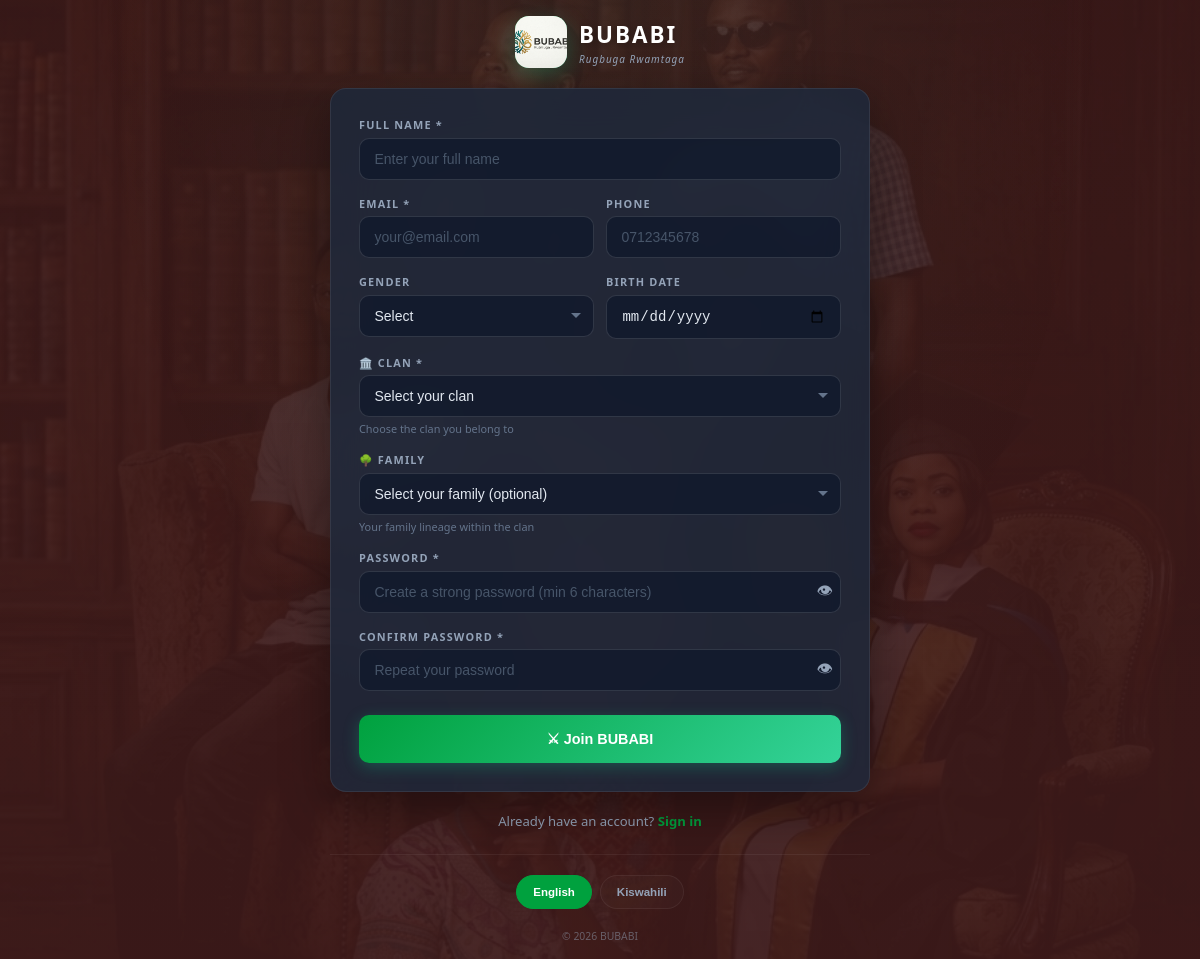
/register/, run on an earlier commit of the app's database.
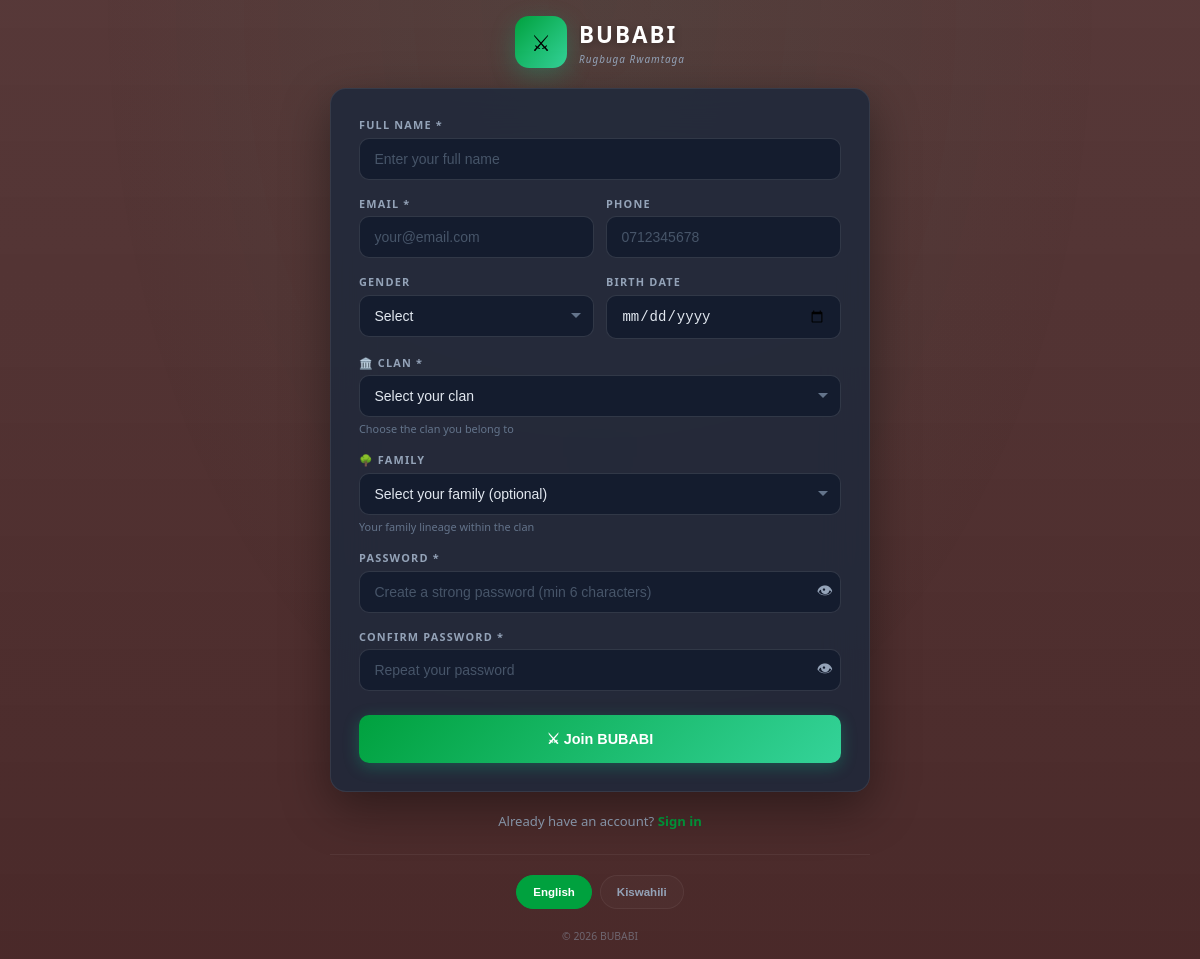
And on a later commit of the database.
### apps/identity/models.py (models this page shows, shortened)
class Clan(BaseModel):
    contact_email = models.EmailField(max_length=255, blank=True, default="")
    contact_phone = models.CharField(max_length=50, blank=True, default="")
    payment_methods = models.TextField(default="{}", blank=True, null=True)
    name = models.CharField(max_length=255, unique=True)
    code = models.CharField(max_length=10, blank=True, help_text="Short acronym")
    motto = models.CharField(max_length=255, blank=True, help_text="Clan motto or slogan")
    description = models.TextField(blank=True, help_text="Brief history or description")
    logo = models.ImageField(upload_to='clan_logos/', blank=True, null=True)
    banner_image = models.ImageField(upload_to='clan_banners/', blank=True, null=True)
    primary_color = models.CharField(max_length=7, default='#10b981')
    accent_color = models.CharField(max_length=7, default='#6366f1')
    sidebar_color = models.CharField(max_length=20, default='#3d1a1a')
    blur_intensity = models.CharField(max_length=10, default='16px')
    currency = models.CharField(max_length=3, default='TZS')
    default_contribution = models.DecimalField(max_digits=12, decimal_places=2, default=50000)
    late_fine_amount = models.DecimalField(max_digits=12, decimal_places=2, default=10000)
    max_loan_amount = models.DecimalField(max_digits=12, decimal_places=2, default=500000)
    timezone = models.CharField(max_length=50, default='Africa/Dar_es_Salaam')
    default_language = models.CharField(max_length=10, choices=[('en', 'English'), ('sw', 'Kiswahili')], default='sw')
    is_public = models.BooleanField(default=True)
    class Meta:
        ordering = ['name']
        verbose_name = 'Clan'
        verbose_name_plural = 'Clans'

### apps/identity/views.py (the view, shortened to what this page needs)
# urls.py: path('register/', identity_views.register_view, name='register'),
def register_view(request):
    if request.user.is_authenticated:
        return redirect('dashboard')
    from apps.genealogy.models import Family
    clans = Clan.objects.filter(is_public=True)
    families = Family.objects.all()
    clan = clans.first() if clans.exists() else None
    if not clans.exists():
        branding_clan = Clan.objects.first()
        return render(request, 'registration/closed.html', {
            'clan': branding_clan,
        })
    return render(request, 'registration/register.html', {
        'form': {'errors': {}, 'full_name': {'value': ''}, 'email': {'value': ''}, 'phone': {'value': ''}, 'gender': {'value': ''}, 'birth_date': {'value': ''}, 'clan_id': {'value': ''}, 'family_id': {'value': ''}},
        'clan': clan, 'clans': clans, 'families': families,
        'clan_banner': clan.banner_image if clan and clan.banner_image else None,
    })

### templates/registration/register.html (shortened to what this page needs)
{% load i18n %}
<!DOCTYPE html>
<html lang="{{ LANGUAGE_CODE }}">
<head>
</head>
<body>
<div class="register-container">
  <div class="logo-area">
    {% if clan and clan.logo %}
    <div class="brand-icon"><img src="{{ clan.logo.url }}" alt="{{ clan.name }} Logo"></div>
    {% else %}
    <div class="brand-icon">⚔</div>
    {% endif %}
    <div>
      <div class="brand-name">{% if clan %}{{ clan.name }}{% else %}BUBABI{% endif %}</div>
      <div class="brand-sub">{% if clan and clan.motto %}{{ clan.motto }}{% else %}{% trans "Clan Management" %}{% endif %}</div>
    </div>
  </div>
  <div class="form-card">
    <form method="post" onsubmit="this.querySelector('button').disabled=true; this.querySelector('button').style.opacity='0.7'">
      <div class="form-group">
        <label class="form-label">{% trans "Full Name" %} *</label>
        <input type="text" name="full_name" required class="form-input"
               value="{{ form.full_name.value|default:'' }}"
               placeholder="{% trans 'Enter your full name' %}">
      </div>
      <div class="row-2">
        <div class="form-group">
          <label class="form-label">{% trans "Email" %} *</label>
          <input type="email" name="email" required class="form-input"
                 value="{{ form.email.value|default:'' }}"
                 placeholder="{% trans 'your@email.com' %}">
        </div>
        <div class="form-group">
          <label class="form-label">{% trans "Phone" %}</label>
          <input type="tel" name="phone" class="form-input"
                 value="{{ form.phone.value|default:'' }}"
                 placeholder="0712345678" data-sw="0712345678">
        </div>
      </div>
      <div class="row-2">
        <div class="form-group">
          <label class="form-label">{% trans "Gender" %}</label>
          <select name="gender" class="form-select">
            <option value="">{% trans "Select" %}</option>
          </select>
        </div>
        <div class="form-group">
          <label class="form-label">{% trans "Birth Date" %}</label>
          <input type="date" name="birth_date" class="form-input">
        </div>
      </div>
      <div class="form-group">
        <label class="form-label">🏛️ {% trans "Clan" %} *</label>
        <select name="clan_id" class="form-select" required>
          <option value="">{% trans "Select your clan" %}</option>
        </select>
        <div class="help-text">{% trans "Choose the clan you belong to" %}</div>
      </div>
      <div class="form-group">
        <label class="form-label">🌳 {% trans "Family" %}</label>
        <select name="family_id" class="form-select">
          <option value="">{% trans "Select your family (optional)" %}</option>
        </select>
        <div class="help-text">{% trans "Your family lineage within the clan" %}</div>
      </div>
      <div class="form-group">
        <label class="form-label">{% trans "Password" %} *</label>
        <div class="password-wrapper">
          <input type="password" name="password1" required id="password1" class="form-input"
                 placeholder="{% trans 'Create a strong password (min 6 characters)' %}">
          <button type="button" onclick="togglePassword('password1', this)" class="password-toggle">👁</button>
        </div>
      </div>
      <div class="form-group">
        <label class="form-label">{% trans "Confirm Password" %} *</label>
        <div class="password-wrapper">
          <input type="password" name="password2" required id="password2" class="form-input"
                 placeholder="{% trans 'Repeat your password' %}">
          <button type="button" onclick="togglePassword('password2', this)" class="password-toggle">👁</button>
        </div>
      </div>
      <button type="submit" class="btn-submit">⚔ {% trans "Join BUBABI" %}</button>
    </form>
  </div>
  <div class="login-link">
    {% trans "Already have an account?" %}
    <a href="{% url 'login' %}">{% trans "Sign in" %}</a>
  </div>
  <div class="lang-row">
    <button class="lang-btn active-lang" onclick="setSystemLanguage('en', true)">English</button>
    <button class="lang-btn" onclick="setSystemLanguage('sw', true)">Kiswahili</button>
  </div>
  <div class="footer-text">© {% now "Y" %} {% if clan %}{{ clan.name }}{% else %}BUBABI{% endif %}</div>
</div>
</body>
</html>

What changed in the data, as far as the page shows it:
changed Clan "BUBABI": logo: picture removed
